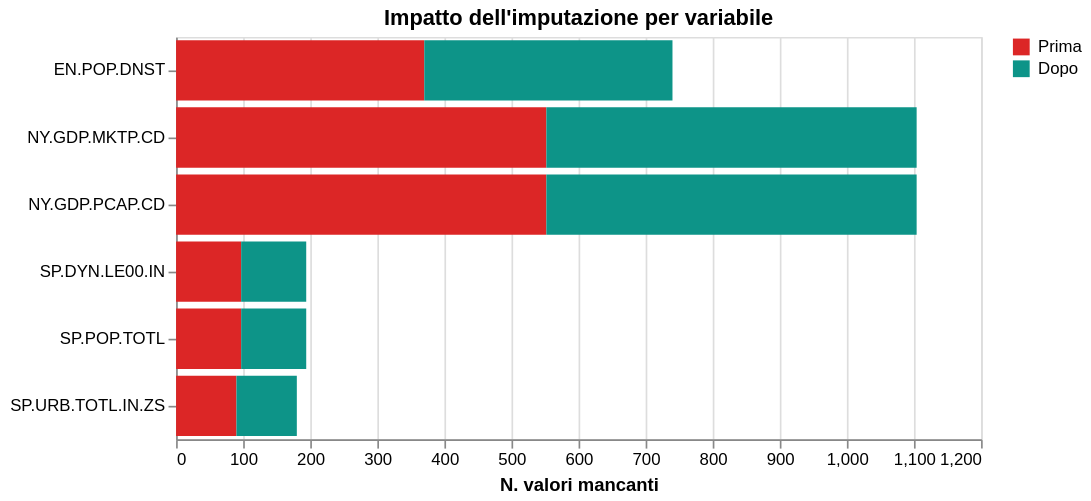

Here is the notebook cell this chart was saved with:
### Markdown cell above
## 2. Imputazione dati mancanti

### Code cell
# Interpolazione lineare entro paese per riempire i buchi delle serie storiche
impute_cols = ["NY.GDP.MKTP.CD","NY.GDP.PCAP.CD","SP.POP.TOTL",
               "SP.DYN.LE00.IN","SP.URB.TOTL.IN.ZS","EN.POP.DNST"]

df_imp = df_summer.copy()
before = {c: df_imp[c].isna().sum() for c in impute_cols}
for col in impute_cols:
    df_imp[col] = (df_imp.groupby("country")[col]
                   .transform(lambda s: s.interpolate(
                       method="linear", limit_direction="both", limit_area="inside")))
after  = {c: df_imp[c].isna().sum() for c in impute_cols}
df_imp["log_gdp_total"] = np.log1p(df_imp["NY.GDP.MKTP.CD"])
df_imp["log_pop"]       = np.log1p(df_imp["SP.POP.TOTL"])
df_imp["log_gdp_pc"]    = np.log1p(df_imp["NY.GDP.PCAP.CD"])

# Grafico impatto imputazione
imp_df = pd.DataFrame({
    "variabile": impute_cols * 2,
    "valore": [before[c] for c in impute_cols] + [after[c] for c in impute_cols],
    "momento": ["Prima"]*len(impute_cols) + ["Dopo"]*len(impute_cols)
})

alt.Chart(imp_df).mark_bar().encode(
    x=alt.X("valore:Q", title="N. valori mancanti"),
    y=alt.Y("variabile:N", title=None),
    color=alt.Color("momento:N",
        scale=alt.Scale(domain=["Prima","Dopo"], range=[RED, TEAL]),
        legend=alt.Legend(title="")),
    xOffset="momento:N",
    tooltip=["variabile:N","momento:N",alt.Tooltip("valore:Q", title="NaN")]
).properties(title="Impatto dell'imputazione per variabile", width=480, height=240).display()

### Figure 1 — Vega-Lite specification as saved in the notebook (floating-point values rounded to 4 significant figures)
{"config": {"view": {"continuousWidth": 300, "continuousHeight": 300}}, "data": {"name": "data-584753abaaf8b79d0ccef200de489f26"}, "mark": {"type": "bar"}, "encoding": {"color": {"field": "momento", "legend": {"title": ""}, "scale": {"domain": ["Prima", "Dopo"], "range": ["#DC2626", "#0D9488"]}, "type": "nominal"}, "tooltip": [{"field": "variabile", "type": "nominal"}, {"field": "momento", "type": "nominal"}, {"field": "valore", "title": "NaN", "type": "quantitative"}], "x": {"field": "valore", "title": "N. valori mancanti", "type": "quantitative"}, "xOffset": {"field": "momento", "type": "nominal"}, "y": {"field": "variabile", "title": null, "type": "nominal"}}, "height": 240, "title": "Impatto dell'imputazione per variabile", "width": 480, "$schema": "https://vega.github.io/schema/vega-lite/v6.1.0.json", "datasets": {"data-584753abaaf8b79d0ccef200de489f26": [{"variabile": "NY.GDP.MKTP.CD", "valore": 552, "momento": "Prima"}, {"variabile": "NY.GDP.PCAP.CD", "valore": 552, "momento": "Prima"}, {"variabile": "SP.POP.TOTL", "valore": 97, "momento": "Prima"}, {"variabile": "SP.DYN.LE00.IN", "valore": 97, "momento": "Prima"}, {"variabile": "SP.URB.TOTL.IN.ZS", "valore": 90, "momento": "Prima"}, {"variabile": "EN.POP.DNST", "valore": 370, "momento": "Prima"}, {"variabile": "NY.GDP.MKTP.CD", "valore": 552, "momento": "Dopo"}, {"variabile": "NY.GDP.PCAP.CD", "valore": 552, "momento": "Dopo"}, {"variabile": "SP.POP.TOTL", "valore": 97, "momento": "Dopo"}, {"variabile": "SP.DYN.LE00.IN", "valore": 97, "momento": "Dopo"}, {"variabile": "SP.URB.TOTL.IN.ZS", "valore": 90, "momento": "Dopo"}, {"variabile": "EN.POP.DNST", "valore": 370, "momento": "Dopo"}]}}
